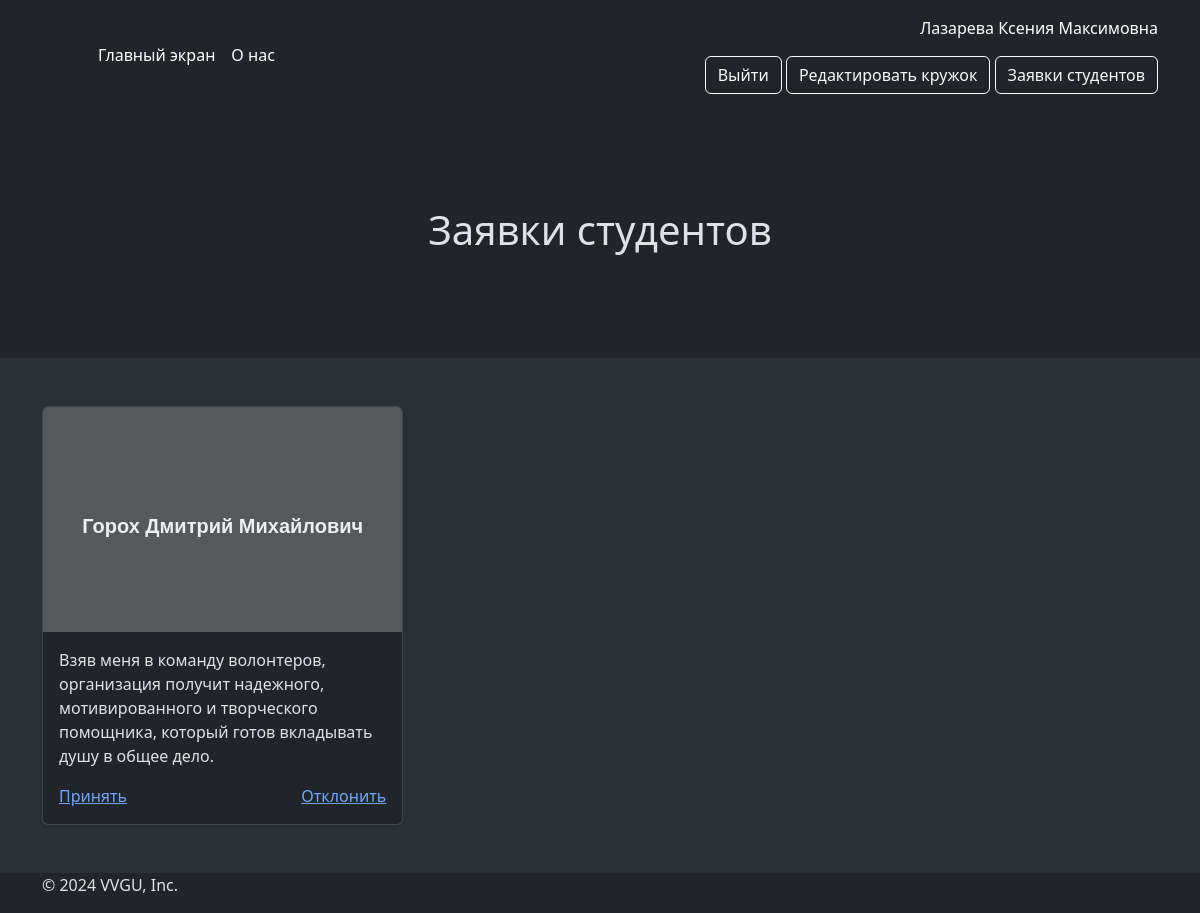
/requests_students (signed in), run on the app's committed database.
### data/students.py (models this page shows, shortened)
class Student(SqlAlchemyBase, UserMixin):
    __tablename__ = 'students'
    id = sqlalchemy.Column(sqlalchemy.Integer,
                           primary_key=True, autoincrement=True)
    name = sqlalchemy.Column(sqlalchemy.String, nullable=True)
    email = sqlalchemy.Column(sqlalchemy.String, unique=True, nullable=True)
    age = sqlalchemy.Column(sqlalchemy.Integer, nullable=True)
    hashed_password = sqlalchemy.Column(sqlalchemy.String, nullable=True)
    is_teacher = sqlalchemy.Column(sqlalchemy.Boolean, nullable=True, default=False)
    name_club = sqlalchemy.Column(sqlalchemy.String, nullable=True)
    have_club = sqlalchemy.Column(sqlalchemy.Boolean, nullable=True, default=False)

### data/request.py (models this page shows)
class Request(SqlAlchemyBase):
    __tablename__ = 'request'
    id = sqlalchemy.Column(sqlalchemy.Integer, primary_key=True, autoincrement=True)
    student = sqlalchemy.Column(sqlalchemy.String, nullable=True)
    name_club = sqlalchemy.Column(sqlalchemy.String, nullable=True)
    information = sqlalchemy.Column(sqlalchemy.String, nullable=True)
    is_approved = sqlalchemy.Column(sqlalchemy.Boolean, nullable=True, default=None)
    id_student = sqlalchemy.Column(sqlalchemy.Integer, nullable=True)

### app.py (the view)
@app.route('/requests_students', methods=['GET', 'POST'])
@login_required
def requests_students():
    db_sess = db_session.create_session()
    club = db_sess.query(clubs.Clubs).filter(clubs.Clubs.teacher_name == current_user.name).first()
    req = db_sess.query(request.Request).filter(request.Request.name_club == club.title).all()
    return render_template('student_request.html', req=req)

### app.py (called while the page is built)
@login_manager.user_loader
def load_user(user_id):
    db_sess = db_session.create_session()
    return db_sess.get(students.Student, user_id)

### data/db_session.py (called while the page is built)
def create_session() -> Session:
    global __factory
    return __factory()

### templates/student_request.html (shortened to what this page needs)
{% extends 'base.html' %}
{% block body %}
{% if current_user.is_authenticated and current_user.is_teacher %}
<section class="py-5 text-center container">
    <div class="row py-lg-5">
        <div class="col-lg-6 col-md-8 mx-auto">
            <h1 id="titlee">Заявки студентов</h1>
        </div>
    </div>
</section>
<div class="album py-5 bg-body-tertiary">
    <div class="container">
        <div class="row row-cols-1 row-cols-sm-2 row-cols-md-3 g-3">
            {% for request in req %}
            <div class="col">
                <div class="card shadow-sm">
                    <svg class="bd-placeholder-img card-img-top" width="100%" height="225"
                         xmlns="http://www.w3.org/2000/svg" role="img" aria-label="Placeholder: Thumbnail"
                         preserveAspectRatio="xMidYMid slice" focusable="false"><title>Placeholder</title>
                        <rect width="100%" height="100%" fill="#55595c"></rect>
                        <text x="50%" y="50%" fill="#eceeef" dy=".3em" text-anchor="middle" dominant-baseline="central"
                              style="font-size: 20px; font-weight: bold; font-family: Arial;">{{ request.student }}
                        </text>
                    </svg>
                    <div class="card-body">
                        <p class="card-text">{{ request.information }}</p>
                        <div class="d-flex justify-content-between align-items-center">
                            {% if request.is_approved == 1 %}
                            <p class="text-secondary">Одобрен</p>
                            {% elif request.is_approved == 0 %}
                            <p class="text-secondary">Отклонен</p>
                            {% else %}
                            <a href="{{ url_for('accept', id=request.id) }}">Принять</a>
                            <a href="{{ url_for('reject', id=request.id) }}">Отклонить</a>
                            {% endif %}
                        </div>
                    </div>
                </div>
            </div>
            {% endfor %}
        </div>
    </div>
</div>
{% endif %}
{% endblock %}

### templates/base.html (shortened to what this page needs)
<!doctype html>
<html lang="ru" data-bs-theme="dark">
<head>
    <link href="https://cdn.jsdelivr.net/npm/bootstrap@5.3.3/dist/css/bootstrap.min.css" rel="stylesheet">
</head>
<body>
    <header class="p-3 text-bg-dark">
        <div class="container">
            <div class="d-flex flex-wrap align-items-center justify-content-center justify-content-lg-start">
                <a href="/" class="d-flex align-items-center mb-2 mb-lg-0 text-white text-decoration-none">
                    <svg class="bi me-2" width="40" height="32" role="img" aria-label="Bootstrap"><use xlink:href="#bootstrap"></use></svg>
                </a>
                <ul class="nav col-12 col-lg-auto me-lg-auto mb-2 justify-content-center mb-md-0">
                    <li><a href="/" class="nav-link px-2 text-white">Главный экран</a></li>
                    <li><a href="/about" class="nav-link px-2 text-white">О нас</a></li>
                </ul>
            <div class="text-end">
                {% if current_user.is_authenticated %}
                    <p>{{ current_user.name }}</p>
                    <button type="button" class="btn btn-outline-light"><a href="/logout" class="nav-link">Выйти</a></button>
                    {% if current_user.is_teacher %}
                        {% if current_user.have_club %}
                            <button type="button" class="btn btn-outline-light"><a href="/club/edit" class="nav-link">Редактировать кружок</a></button>
                        {% else %}
                            <button type="button" class="btn btn-outline-light"><a href="/club/create" class="nav-link">Создать кружок</a></button>
                        {% endif %}
                        <button type="button" class="btn btn-outline-light"><a href="/requests_students" class="nav-link">Заявки студентов</a></button>
                    {% else %}
                        <button type="button" class="btn btn-outline-light"><a href="/requests" class="nav-link">Заявки</a></button>
                    {% endif %}
                {% else %}
                    <p>
                        <button type="button" class="btn btn-outline-light"><a href="/login" class="nav-link">Войти</a></button>
                        <button type="button" class="btn btn-warning"><a href="/register" class="nav-link">Зарегистрироваться</a></button>
                    </p>
                {% endif %}
            </div>
          </div>
        </div>
    </header>
    {% block body %}{% endblock %}
    <footer class="container">
        <p>© 2024 VVGU, Inc.</p>
    </footer>
</body>
</html>

### data on the page
Student: name "Лазарева Ксения Максимовна"
Request: student "Горох Дмитрий Михайлович", information "Взяв меня в команду волонтеров, организация получит надежного, мотивированного и творческого помощника, который готов вкладывать душу в общее дело."
